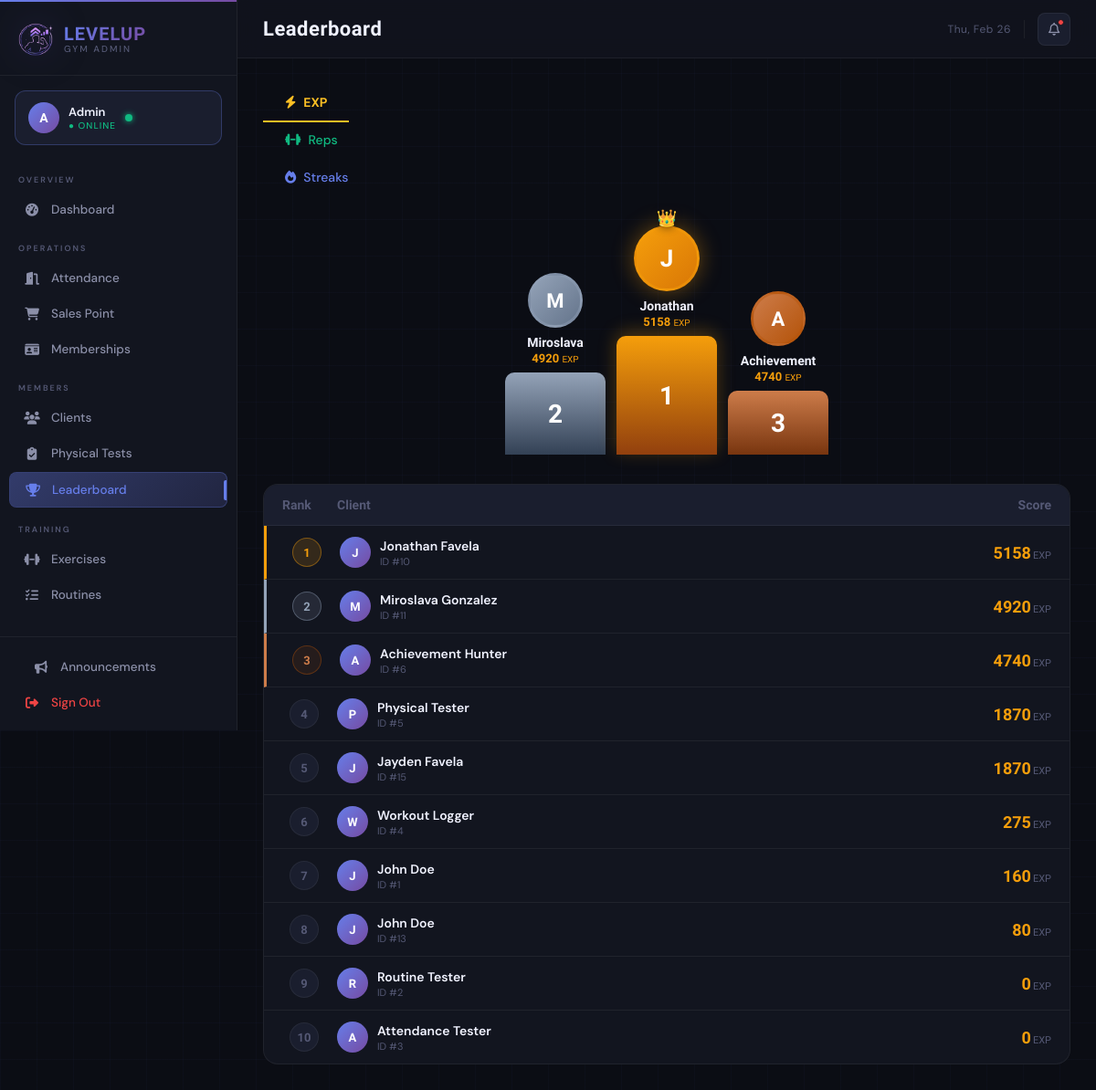
The app's page /admin/leaderboard, older data.
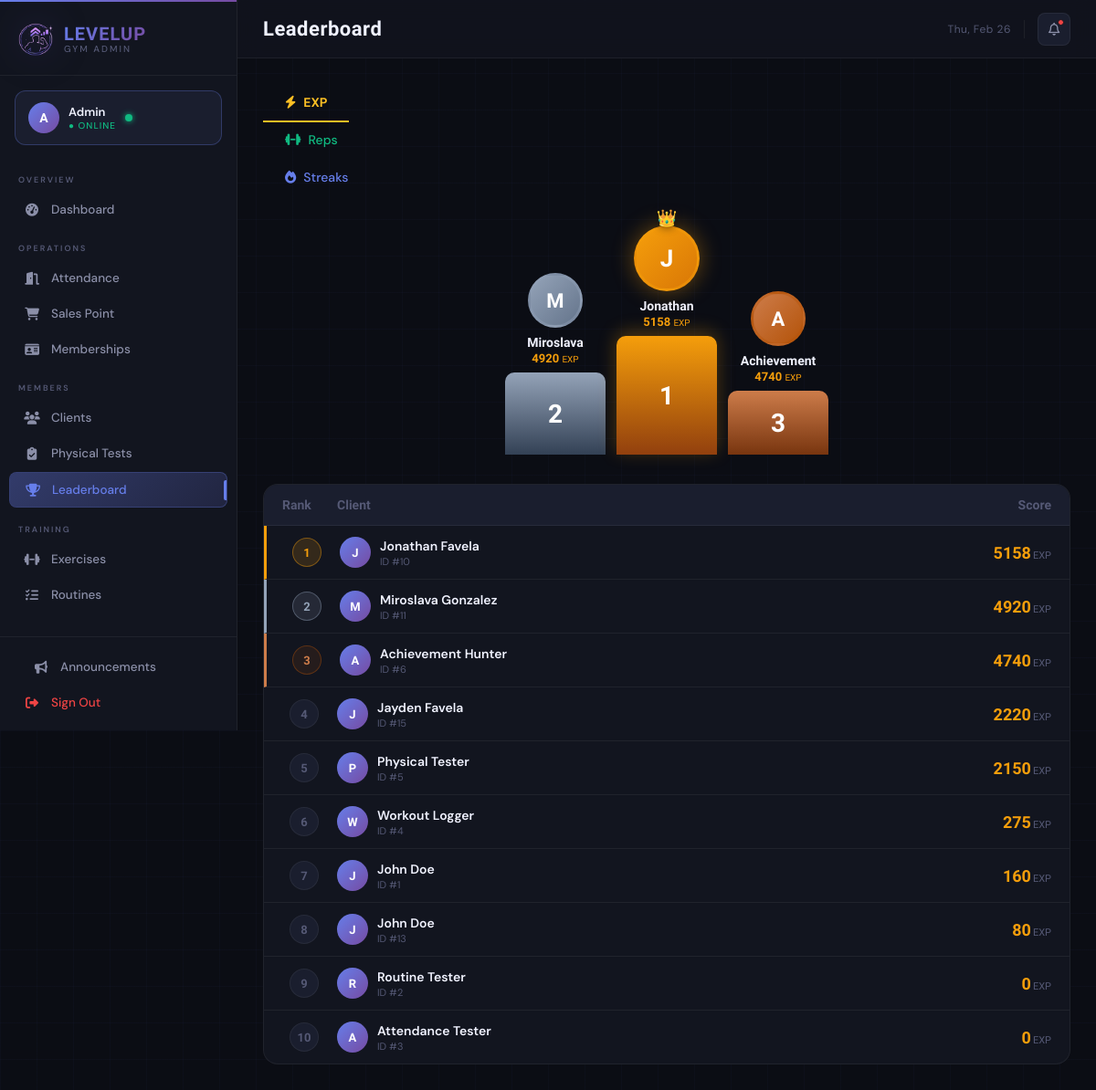
The same page, newer data.
### tables this page shows
CREATE TABLE client_gamification (
                gamification_id INTEGER PRIMARY KEY AUTOINCREMENT,
                client_id INTEGER UNIQUE NOT NULL,
                current_level INTEGER DEFAULT 1,
                current_exp INTEGER DEFAULT 0,
                total_exp INTEGER DEFAULT 0,
                rank TEXT DEFAULT 'E',
                client_class TEXT,
                class_unlocked_at_level INTEGER, current_streak INTEGER DEFAULT 0, longest_streak INTEGER DEFAULT 0, total_reps INTEGER DEFAULT 0, workouts_completed INTEGER DEFAULT 0,
                FOREIGN KEY (client_id) REFERENCES clients(client_id) ON DELETE CASCADE
            );

CREATE TABLE clients (
                client_id INTEGER PRIMARY KEY AUTOINCREMENT,
                phone_number TEXT UNIQUE NOT NULL,
                pin_hash TEXT NOT NULL,
                first_name TEXT NOT NULL,
                last_name TEXT NOT NULL,
                email TEXT,
                date_of_birth DATE,
                gender TEXT,
                registration_date DATETIME DEFAULT CURRENT_TIMESTAMP,
                status TEXT DEFAULT 'active',
                profile_photo_path TEXT
            );

### main.py (the view)
@app.route('/admin/leaderboard')
def admin_leaderboard():
    from controllers.leaderboard_controller import LeaderboardController
    leaderboard = LeaderboardController()
    top_exp = leaderboard.get_top_exp()
    top_reps = leaderboard.get_top_reps()
    top_streaks = leaderboard.get_top_streaks()
    print("Top EXP",top_exp)
    print("Top Streaks",top_streaks)
    return render_template(
        'admin/leaderboard.html',
        top_exp=top_exp,
        top_reps=top_reps,
        top_streaks=top_streaks
    )

### controllers/leaderboard_controller.py (called while the page is built)
    def get_top_exp(self, limit=10):
        query = """
            SELECT c.client_id, c.first_name || ' ' || c.last_name AS full_name,
                g.total_exp
            FROM clients c
            JOIN client_gamification g ON c.client_id = g.client_id
            ORDER BY g.total_exp DESC
            LIMIT ?
        """
        return self.db.execute_query(query, (limit,))

    def get_top_reps(self, limit=10):
        query = """
            SELECT c.client_id, c.first_name || ' ' || c.last_name AS full_name,
                   SUM(w.reps_completed) AS total_reps
            FROM clients c
            JOIN workout_logs w ON c.client_id = w.client_id
            GROUP BY c.client_id
            ORDER BY total_reps DESC
            LIMIT ?
        """
        return self.db.execute_query(query, (limit,))

    def get_top_streaks(self, limit=10):
        query = """
            SELECT c.client_id, c.first_name || ' ' || c.last_name AS full_name,
                g.current_streak
            FROM clients c
            JOIN client_gamification g ON c.client_id = g.client_id
            ORDER BY g.current_streak DESC
            LIMIT ?
        """
        result = self.db.execute_query(query, (limit,))
        print(dict(result[0]), dict(result[1]), dict(result[2]) )
        return self.db.execute_query(query, (limit,))

### database/db_manager.py (called while the page is built)
    def connect(self):
        self.conn = sqlite3.connect(self.db_name)
        self.conn.row_factory = sqlite3.Row  # Access columns by name
        self.cursor = self.conn.cursor()

    def disconnect(self):
        if self.conn:
            self.conn.close()

    def execute_query(self, query, params=None):
        self.connect()
        if params:
            self.cursor.execute(query, params)
        else:
            self.cursor.execute(query)
        results = self.cursor.fetchall()
        self.disconnect()
        return results

### templates/admin/leaderboard.html (shortened to what this page needs)
{% extends "admin/base.html" %}
{% block page_title %}Leaderboard{% endblock %}
{% block content %}
<nav class="lb-tabs">
    <button class="lb-tab-btn exp active" data-lb-tab="exp">
        <i class="fa-solid fa-bolt"></i> EXP
    </button>
    <button class="lb-tab-btn reps" data-lb-tab="reps">
        <i class="fa-solid fa-dumbbell"></i> Reps
    </button>
    <button class="lb-tab-btn streaks" data-lb-tab="streaks">
        <i class="fa-solid fa-fire"></i> Streaks
    </button>
</nav>
{% for category, rows, score_key, unit, color in [
    ('exp',     top_exp,     'total_exp',       'EXP',  '#f59e0b'),
    ('reps',    top_reps,    'total_reps',       'reps', '#10b981'),
    ('streaks', top_streaks, 'current_streak',   'days', '#7c3aed')
] %}
<div class="lb-panel {% if loop.first %}active{% endif %}" id="lb-{{ category }}">
    {% if rows %}
    <div class="podium-section">
        {% set order = [1, 0, 2] %}
        {% for slot_rank in [2, 1, 3] %}
            {% set idx = slot_rank - 1 %}
            {% if rows | length > idx %}
            {% set row = rows[idx] %}
            <div class="podium-slot rank-{{ slot_rank }}">
                <div class="podium-avatar">{{ row.full_name[0] | upper }}</div>
                <div class="podium-name">{{ row.full_name.split(' ')[0] }}</div>
                <div class="podium-value" style="color:{{ color }};">
                    {{ row[score_key] | default(0) }} <span style="font-size:10px; font-weight:500;">{{ unit }}</span>
                </div>
                <div class="podium-block">{{ slot_rank }}</div>
            </div>
            {% endif %}
        {% endfor %}
    </div>
    <div class="lb-list">
        <div class="lb-list-header">
            <span>Rank</span>
            <span>Client</span>
            <span style="text-align:right;">Score</span>
        </div>
        {% for row in rows %}
        <div class="lb-row {% if loop.index == 1 %}top-1{% elif loop.index == 2 %}top-2{% elif loop.index == 3 %}top-3{% endif %}">
            <div style="display:flex; justify-content:center;">
                <div class="lb-rank-badge">{{ loop.index }}</div>
            </div>
            <div class="lb-client-info">
                <div class="lb-mini-avatar">{{ row.full_name[0] | upper }}</div>
                <div>
                    <div class="lb-client-name">{{ row.full_name }}</div>
                    <div class="lb-client-sub">ID #{{ row.client_id }}</div>
                </div>
            </div>
            <div class="lb-score" style="color:{{ color }};">
                {{ row[score_key] | default(0) }}<span class="lb-score-unit">{{ unit }}</span>
            </div>
        </div>
        {% endfor %}
    </div>
    {% endif %}
</div>
{% endfor %}
{% endblock %}

### templates/admin/base.html (shortened to what this page needs)
<!DOCTYPE html>
<html lang="en">
<head>
    <link rel="stylesheet" href="https://cdnjs.cloudflare.com/ajax/libs/font-awesome/6.5.0/css/all.min.css">
</head>
<body>
<aside class="sidebar" id="sidebar">
    <div class="sidebar-logo">
        <img src="/static/image/Untitled design - Copy.png" alt="LevelUp">
        <div class="sidebar-logo-text">
            <span class="brand">LEVELUP</span>
            <span class="sub">GYM ADMIN</span>
        </div>
    </div>
    <div class="sidebar-admin-badge">
        <div class="admin-avatar">A</div>
        <div class="admin-info">
            <div class="admin-name">{{ session.admin_username or 'Admin' }}</div>
            <div class="admin-role">● Online</div>
        </div>
        <div class="admin-status-dot"></div>
    </div>
    <nav class="sidebar-nav">
        <div class="nav-section-label">Overview</div>
        <a href="{{ url_for('admin_dashboard') }}" class="nav-item {% if request.endpoint == 'admin_dashboard' %}active{% endif %}">
            <i class="fa-solid fa-gauge-high"></i>
            Dashboard
        </a>
        <div class="nav-section-label">Operations</div>
        <a href="{{ url_for('admin_attendance') }}" class="nav-item {% if request.endpoint == 'admin_attendance' %}active{% endif %}">
            <i class="fa-solid fa-door-open"></i>
            Attendance
        </a>
        <a href="{{ url_for('admin_salespoint') }}" class="nav-item {% if request.endpoint == 'admin_salespoint' %}active{% endif %}">
            <i class="fa-solid fa-cart-shopping"></i>
            Sales Point
        </a>
        <a href="{{ url_for('admin_memberships') }}" class="nav-item {% if request.endpoint == 'admin_memberships' %}active{% endif %}">
            <i class="fa-solid fa-id-card"></i>
            Memberships
        </a>
        <div class="nav-section-label">Members</div>
        <a href="{{ url_for('admin_clients') }}" class="nav-item {% if request.endpoint == 'admin_clients' %}active{% endif %}">
            <i class="fa-solid fa-users"></i>
            Clients
        </a>
        <a href="{{ url_for('admin_tests') }}" class="nav-item {% if request.endpoint == 'admin_tests' %}active{% endif %}">
            <i class="fa-solid fa-clipboard-check"></i>
            Physical Tests
        </a>
        <a href="{{ url_for('admin_leaderboard') }}" class="nav-item {% if request.endpoint == 'admin_leaderboard' %}active{% endif %}">
            <i class="fa-solid fa-trophy"></i>
            Leaderboard
        </a>
        <div class="nav-section-label">Training</div>
        <a href="{{ url_for('admin_exercises') }}" class="nav-item {% if request.endpoint == 'admin_exercises' %}active{% endif %}">
            <i class="fa-solid fa-dumbbell"></i>
            Exercises
        </a>
        <a href="{{ url_for('admin_routines') }}" class="nav-item {% if request.endpoint == 'admin_routines' %}active{% endif %}">
            <i class="fa-solid fa-list-check"></i>
            Routines
        </a>
    </nav>
    <div class="sidebar-footer">
        <a href="{{ url_for('admin_announcements') }}"
        class=" nav-item {% if request.endpoint == 'admin_announcements' %}active{% endif %}">
            <i class="fa-solid fa-bullhorn"></i> Announcements
        </a>
        <a href="{{ url_for('admin_logout') }}" class="nav-item-logout">
            <i class="fa-solid fa-right-from-bracket"></i>
            Sign Out
        </a>
    </div>
</aside>
<div class="main-wrapper">
    <header class="topbar">
        <div class="topbar-left">
            <div>
                <div class="page-title">{% block page_title %}Admin{% endblock %}</div>
            </div>
        </div>
        <div class="topbar-right">
            <span class="topbar-date" id="topbar-date"></span>
            <div class="topbar-icon-btn" title="Notifications">
                <i class="fa-regular fa-bell"></i>
                <span class="notif-dot"></span>
            </div>
        </div>
    </header>
    <main class="page-content">
        {% block content %}{% endblock %}
    </main>
</div>
</body>
</html>

Row changes from the older to the newer data that the page shows:
changed client_gamification (number 4 of 10 on the later page): total_exp "1870" → "2220"; moves up the list
changed client_gamification (number 5 of 10 on the later page): total_exp "1870" → "2150"
